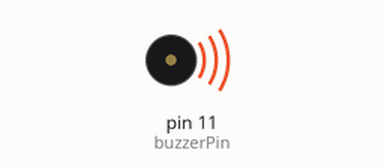
The sketch below on a simulated Arduino Uno, built with avr-gcc and run on an emulated ATmega328P. On the bench: buzzer (waves = sounding).

Above: at 0.04 s.
Timing chart, 0 to 6.2 s (numbered marks = the images above):
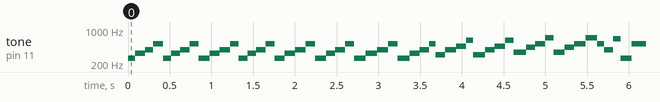

The sketch:

10_buzzer_arcade.ino
```cpp
int buzzerPin = 11;

void setup() {
 }

//descargar tono midi y luego convertir
//recomendado descargar MIdi: https://www.khinsider.com/
//midi to arduino en:
//https://arduinomidi.netlify.app/ o en:
//https://extramaster.net/tools/midiToArduino/

//dependiendo la página usada para convertir la melodía,
//se usa de variable con nombre buzzerPin o tonePin,
// evitando cambiar el nombre a la variable de toda la melodía.

void loop() {
  melodia();
}

void melodia() {
  tone(buzzerPin, 262);
  delay(86);
  noTone(buzzerPin);

  tone(buzzerPin, 330);
  delay(120);
  noTone(buzzerPin);

  tone(buzzerPin, 392);
  delay(98);
  noTone(buzzerPin);

  tone(buzzerPin, 523);
  delay(117);
  noTone(buzzerPin);

  tone(buzzerPin, 262);
  delay(98);
  noTone(buzzerPin);

  tone(buzzerPin, 330);
  delay(109);
  noTone(buzzerPin);

  tone(buzzerPin, 392);
  delay(109);
  noTone(buzzerPin);

  tone(buzzerPin, 523);
  delay(109);
  noTone(buzzerPin);

  tone(buzzerPin, 262);
  delay(135);
  noTone(buzzerPin);

  tone(buzzerPin, 330);
  delay(117);
  noTone(buzzerPin);

  tone(buzzerPin, 392);
  delay(124);
  noTone(buzzerPin);

  tone(buzzerPin, 523);
  delay(105);
  noTone(buzzerPin);

  tone(buzzerPin, 262);
  delay(105);
  noTone(buzzerPin);

  tone(buzzerPin, 330);
  delay(105);
  noTone(buzzerPin);

  tone(buzzerPin, 392);
  delay(113);
  noTone(buzzerPin);

  tone(buzzerPin, 523);
  delay(105);
  noTone(buzzerPin);

  tone(buzzerPin, 262);
  delay(124);
  noTone(buzzerPin);

  tone(buzzerPin, 330);
  delay(124);
  noTone(buzzerPin);

  tone(buzzerPin, 392);
  delay(128);
  noTone(buzzerPin);

  tone(buzzerPin, 523);
  delay(113);
  noTone(buzzerPin);

  tone(buzzerPin, 262);
  delay(128);
  noTone(buzzerPin);

  tone(buzzerPin, 330);
  delay(109);
  noTone(buzzerPin);

  tone(buzzerPin, 392);
  delay(124);
  noTone(buzzerPin);

  tone(buzzerPin, 523);
  delay(102);
  noTone(buzzerPin);

  tone(buzzerPin, 262);
  delay(143);
  noTone(buzzerPin);

  tone(buzzerPin, 330);
  delay(135);
  noTone(buzzerPin);

  tone(buzzerPin, 392);
  delay(132);
  noTone(buzzerPin);

  tone(buzzerPin, 523);
  delay(113);
  noTone(buzzerPin);

  tone(buzzerPin, 262);
  delay(143);
  noTone(buzzerPin);

  tone(buzzerPin, 330);
  delay(124);
  noTone(buzzerPin);

  tone(buzzerPin, 392);
  delay(109);
  noTone(buzzerPin);

  tone(buzzerPin, 523);
  delay(83);
  noTone(buzzerPin);

  tone(buzzerPin, 311);
  delay(113);
  noTone(buzzerPin);

  tone(buzzerPin, 392);
  delay(132);
  noTone(buzzerPin);

  tone(buzzerPin, 466);
  delay(117);
  noTone(buzzerPin);

  tone(buzzerPin, 622);
  delay(86);
  noTone(buzzerPin);

  tone(buzzerPin, 311);
  delay(143);
  noTone(buzzerPin);

  tone(buzzerPin, 392);
  delay(113);
  noTone(buzzerPin);

  tone(buzzerPin, 466);
  delay(124);
  noTone(buzzerPin);

  tone(buzzerPin, 622);
  delay(105);
  noTone(buzzerPin);

  tone(buzzerPin, 349);
  delay(150);
  noTone(buzzerPin);

  tone(buzzerPin, 440);
  delay(105);
  noTone(buzzerPin);

  tone(buzzerPin, 523);
  delay(120);
  noTone(buzzerPin);

  tone(buzzerPin, 698);
  delay(102);
  noTone(buzzerPin);

  tone(buzzerPin, 349);
  delay(132);
  noTone(buzzerPin);

  tone(buzzerPin, 440);
  delay(117);
  noTone(buzzerPin);

  tone(buzzerPin, 523);
  delay(132);
  noTone(buzzerPin);

  tone(buzzerPin, 698);
  delay(139);
  noTone(buzzerPin);

  tone(buzzerPin, 523);
  delay(86);
  noTone(buzzerPin);

  tone(buzzerPin, 392);
  delay(105);
  noTone(buzzerPin);

  tone(buzzerPin, 659);
  delay(94);
  noTone(buzzerPin);

  tone(buzzerPin, 262);
  delay(90);
  noTone(buzzerPin);

  tone(buzzerPin, 262);
  delay(38);
  noTone(buzzerPin);

  tone(buzzerPin, 523);
  delay(872);
  noTone(buzzerPin);

  tone(buzzerPin, 262);
  delay(868);
  noTone(buzzerPin);

  tone(buzzerPin, 392);
  delay(891);
  noTone(buzzerPin);

  tone(buzzerPin, 330);
  delay(883);
  noTone(buzzerPin);
}
```

Measured:
- by itself, tone on pin 11 (buzzerPin): plays 262 Hz for 0.09 s, 330 Hz for 0.12 s, 392 Hz for 0.10 s, 523 Hz for 0.12 s, 262 Hz for 0.10 s, 330 Hz for 0.11 s … (779 notes in this stretch)
